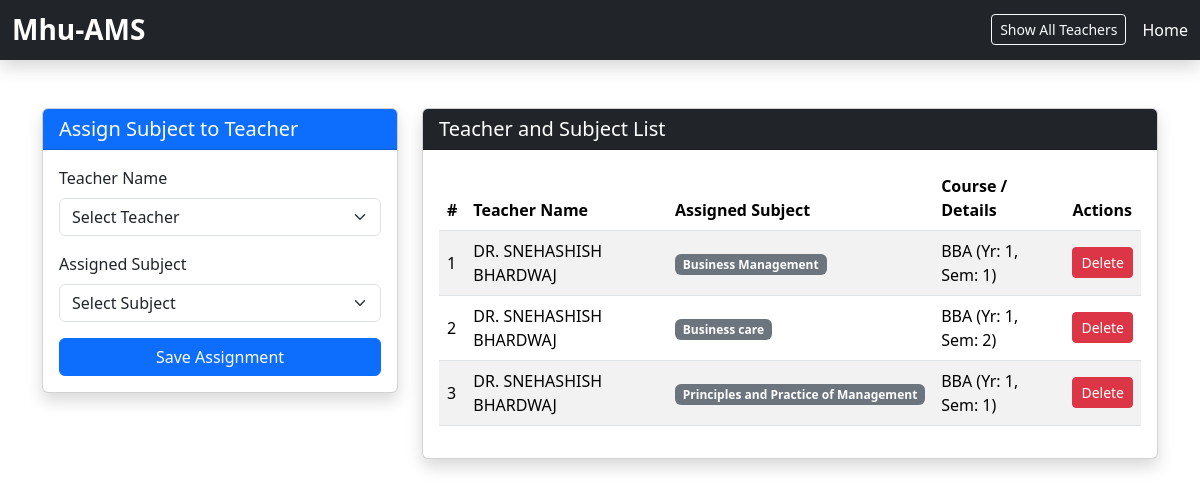
Page /dean/manage_teachers.php on the earlier database version.
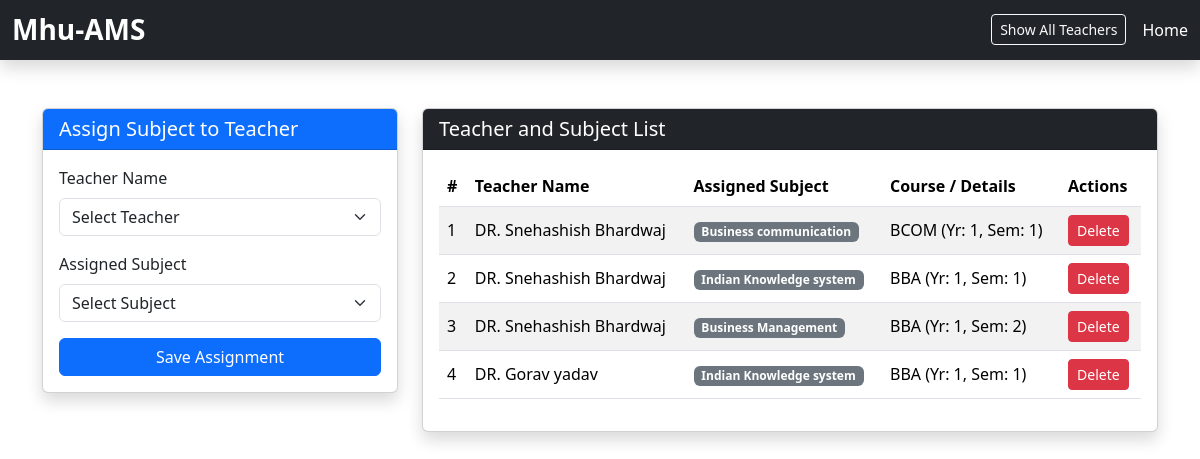
Same page on the later database version.
### tables this page shows
CREATE TABLE `subjected_teacher` (
  `id` int(11) NOT NULL,
  `teacher_id` int(11) NOT NULL,
  `sub_id` int(11) NOT NULL,
  `teacher_name` varchar(255) NOT NULL,
  `subject_name` varchar(255) NOT NULL,
  `course_name` varchar(255) NOT NULL,
  `year` int(11) NOT NULL,
  `semester` int(11) NOT NULL,
  `subject_code` varchar(66) NOT NULL
);

### dean/manage_teachers.php (the view, shortened to what the changed rows need)
<?php
include "../db_connect.php";
?>
<!doctype html>
<html lang="en" data-bs-theme="light">
    <head>
        <link
            href="https://cdn.jsdelivr.net/npm/bootstrap@5.3.8/dist/css/bootstrap.min.css"
            rel="stylesheet"
        />
    </head>
    <body>
        <main class="container my-5">
            <div class="row">
                <div class="col-md-8">
                    <div class="card shadow">
                        <div class="card-body">
                            <div class="table-responsive">
                                <table class="table table-striped table-hover align-middle">
                                    <thead>
                                        <tr>
                                            <th>#</th>
                                            <th>Teacher Name</th>
                                            <th>Assigned Subject</th>
                                            <th>Course / Details</th>
                                            <th>Actions</th>
                                        </tr>
                                    </thead>
                                    <tbody>
                                        <?php
                                        $assigned_res = mysqli_query($conn, "SELECT * FROM subjected_teacher");
                                        if (mysqli_num_rows($assigned_res) > 0) {
                                            $counter = 1;
                                            while ($row = mysqli_fetch_assoc($assigned_res)) {
                                                echo '<tr>';
                                                echo '<td>' . $counter++ . '</td>';
                                                echo '<td>' . htmlspecialchars($row['teacher_name']) . '</td>';
                                                echo '<td><span class="badge bg-secondary">' . htmlspecialchars($row['subject_name']) . '</span></td>';
                                                echo '<td>' . htmlspecialchars($row['course_name']) . ' (Yr: ' . $row['year'] . ', Sem: ' . $row['semester'] . ')</td>';
                                                echo '<td>
                                                        <a href="?delete=' . $row['id'] . '" class="btn btn-sm btn-danger" onclick="return confirm(\'Are you sure you want to delete this assignment?\');">Delete</a>
                                                      </td>';
                                                echo '</tr>';
                                            }
                                        } else {
                                            echo '<tr><td colspan="5" class="text-center text-muted">No assignments found.</td></tr>';
                                        }
                                        ?>
                                    </tbody>
                                </table>
                            </div>
                        </div>
                    </div>
                </div>
            </div>
        </main>
    </body>
</html>

Differences in the rows shown:
removed subjected_teacher: teacher_name "DR. SNEHASHISH BHARDWAJ", subject_name "Business Management", course_name "BBA", year "1", semester "1"
removed subjected_teacher: teacher_name "DR. SNEHASHISH BHARDWAJ", subject_name "Business care", course_name "BBA", year "1", semester "2"
removed subjected_teacher: teacher_name "DR. SNEHASHISH BHARDWAJ", subject_name "Principles and Practice of Management", course_name "BBA", year "1", semester "1"
added subjected_teacher: teacher_name "DR. Snehashish Bhardwaj", subject_name "Business communication", course_name "BCOM", year "1", semester "1"
added subjected_teacher: teacher_name "DR. Snehashish Bhardwaj", subject_name "Indian Knowledge system", course_name "BBA", year "1", semester "1"
added subjected_teacher: teacher_name "DR. Snehashish Bhardwaj", subject_name "Business Management", course_name "BBA", year "1", semester "2"
added subjected_teacher: teacher_name "DR. Gorav yadav", subject_name "Indian Knowledge system", course_name "BBA", year "1", semester "1"
